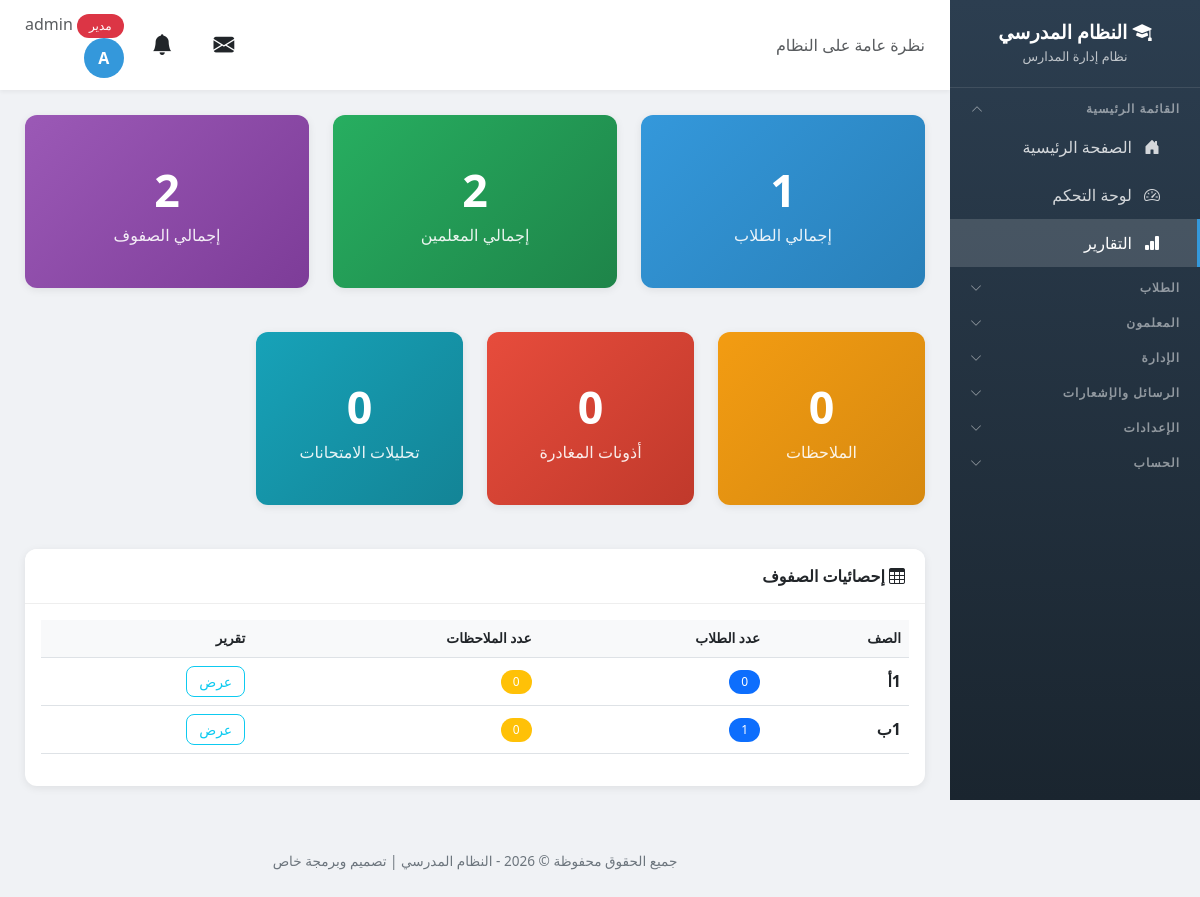
Page /reports/overview/ (signed in) on the earlier database version.
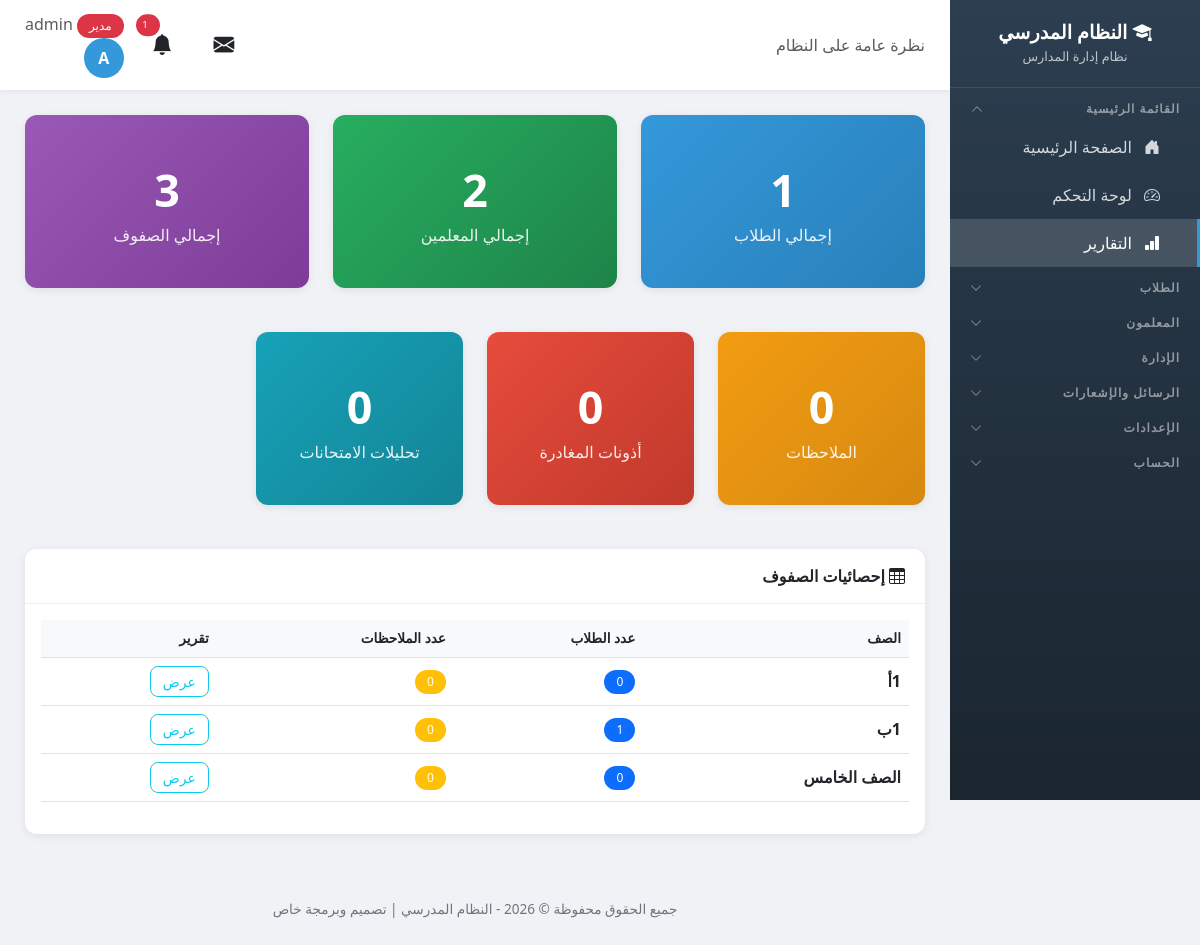
Same page on the later database version.
### school/models.py (models this page shows, shortened)
class Class(models.Model):
    name = models.CharField('اسم الصف', max_length=100, unique=True)
    guardian = models.OneToOneField('Teacher', on_delete=models.SET_NULL, null=True, blank=True, related_name='guardian_class', verbose_name='مربي الصف')
    class Meta:
        verbose_name = 'صف'
        verbose_name_plural = 'الصفوف'

### school/views.py (the view)
# urls.py: path('reports/overview/', views.reports_overview, name='reports_overview'),
@login_required
def reports_overview(request):
    if request.user.profile.role != 'admin':
        messages.error(request, 'ليس لديك صلاحية للوصول إلى هذه الصفحة')
        return redirect('dashboard')
    total_students = Student.objects.count()
    total_teachers = Teacher.objects.count()
    total_classes = Class.objects.count()
    total_notes = Note.objects.count()
    total_leaves = StudentLeave.objects.count()
    total_exams = ExamAnalysis.objects.count()
    class_stats = []
    for cls in Class.objects.all().order_by('name'):
        student_count = Student.objects.filter(student_class=cls).count()
        notes_count = Note.objects.filter(student__student_class=cls).count()
        class_stats.append({
            'id': cls.id,
            'name': cls.name,
            'students': student_count,
            'notes': notes_count,
        })
    context = {
        'total_students': total_students,
        'total_teachers': total_teachers,
        'total_classes': total_classes,
        'total_notes': total_notes,
        'total_leaves': total_leaves,
        'total_exams': total_exams,
        'class_stats': class_stats,
    }
    return render(request, 'school/reports_overview.html', context)

### school/models.py (called while the page is built)
def has_perm(user, module, action):
    if user.profile.role == 'admin':
        return True
    try:
        perms = user.custom_permissions
        return action in perms.permissions.get(module, [])
    except User.custom_permissions.RelatedObjectDoesNotExist:
        return False

### school/services.py (called while the page is built, shortened)
def send_visit_reminders():
    try:
        tomorrow = date.today() + timedelta(days=1)
        due = VisitProgram.objects.filter(visit_date=tomorrow, reminder_sent=False).select_related('teacher')
        if not due.exists():
            return
    except Exception as e:
        logger.error(f'خطأ في إرسال تذكيرات الزيارات: {e}')

### templates/school/reports_overview.html (shortened to what this page needs)
{% extends 'school/base.html' %}
{% block page_heading %}نظرة عامة على النظام{% endblock %}
{% block content %}
<div class="row g-4 mb-4">
    <div class="col-md-4">
        <div class="card stat-card stat-blue">
            <div class="card-body">
                <div class="number">{{ total_students }}</div>
                <div class="label">إجمالي الطلاب</div>
            </div>
        </div>
    </div>
    <div class="col-md-4">
        <div class="card stat-card stat-green">
            <div class="card-body">
                <div class="number">{{ total_teachers }}</div>
                <div class="label">إجمالي المعلمين</div>
            </div>
        </div>
    </div>
    <div class="col-md-4">
        <div class="card stat-card stat-purple">
            <div class="card-body">
                <div class="number">{{ total_classes }}</div>
                <div class="label">إجمالي الصفوف</div>
            </div>
        </div>
    </div>
    <div class="col-md-3">
        <div class="card stat-card stat-orange">
            <div class="card-body">
                <div class="number">{{ total_notes }}</div>
                <div class="label">الملاحظات</div>
            </div>
        </div>
    </div>
    <div class="col-md-3">
        <div class="card stat-card stat-red">
            <div class="card-body">
                <div class="number">{{ total_leaves }}</div>
                <div class="label">أذونات المغادرة</div>
            </div>
        </div>
    </div>
    <div class="col-md-3">
        <div class="card stat-card stat-teal">
            <div class="card-body">
                <div class="number">{{ total_exams }}</div>
                <div class="label">تحليلات الامتحانات</div>
            </div>
        </div>
    </div>
</div>
{% if class_stats %}
<div class="card">
    <div class="card-header"><i class="bi bi-table"></i> إحصائيات الصفوف</div>
    <div class="card-body">
        <div class="table-responsive">
            <table class="table table-hover">
                <thead>
                    <tr>
                        <th>الصف</th>
                        <th>عدد الطلاب</th>
                        <th>عدد الملاحظات</th>
                        <th>تقرير</th>
                    </tr>
                </thead>
                <tbody>
                    {% for stat in class_stats %}
                    <tr>
                        <td><strong>{{ stat.name }}</strong></td>
                        <td><span class="badge bg-primary">{{ stat.students }}</span></td>
                        <td><span class="badge bg-warning">{{ stat.notes }}</span></td>
                        <td><a href="{% url 'class_report' stat.id %}" class="btn btn-outline-info btn-sm">عرض</a></td>
                    </tr>
                    {% empty %}
                    <tr><td colspan="4" class="text-center text-muted">لا توجد بيانات</td></tr>
                    {% endfor %}
                </tbody>
            </table>
        </div>
    </div>
</div>
{% endif %}
{% endblock %}

### templates/school/base.html (shortened to what the changed rows need)
<!DOCTYPE html>
<html lang="ar" dir="rtl">
<head>
    <link href="https://cdn.jsdelivr.net/npm/bootstrap@5.3.0/dist/css/bootstrap.min.css" rel="stylesheet">
    <link href="https://cdn.jsdelivr.net/npm/bootstrap@5.3.0/dist/css/bootstrap.rtl.min.css" rel="stylesheet">
    <link rel="stylesheet" href="https://cdn.jsdelivr.net/npm/bootstrap-icons@1.11.0/font/bootstrap-icons.css">
    <link href="https://cdn.jsdelivr.net/npm/select2@4.1.0-rc.0/dist/css/select2.min.css" rel="stylesheet" />
    <link href="https://cdn.jsdelivr.net/npm/select2-bootstrap-5-theme@1.3.0/dist/select2-bootstrap-5-theme.rtl.min.css" rel="stylesheet" />
    <link rel="stylesheet" href="https://unpkg.com/leaflet@1.9.4/dist/leaflet.css" />
</head>
<body>
    {% if user.is_authenticated %}
    <div class="main-content">
        <div class="top-bar">
            <div class="user-info">
                <div class="dropdown d-inline-block mx-2" id="notificationBell">
                    <button class="btn btn-link text-reset position-relative p-1" type="button" data-bs-toggle="dropdown" aria-expanded="false" style="font-size: 1.3rem;">
                        <i class="bi bi-bell-fill"></i>
                        {% if unread_notifications_count > 0 %}
                        <span class="position-absolute top-0 start-100 translate-middle badge rounded-pill bg-danger" style="font-size: 0.6rem;">
                            {{ unread_notifications_count }}
                        </span>
                        {% endif %}
                    </button>
                </div>
            </div>
        </div>
        <div class="page-content">
            {% block content %}{% endblock %}
        </div>
    </div>
    {% endif %}
</body>
</html>

Differences in the rows shown:
added Class: name "الصف الخامس"
Other differences:
{{ unread_notifications_count }}: (not shown) → "1"
{{ total_classes }}: "2" → "3"
new list line: "0 0 عرض"
